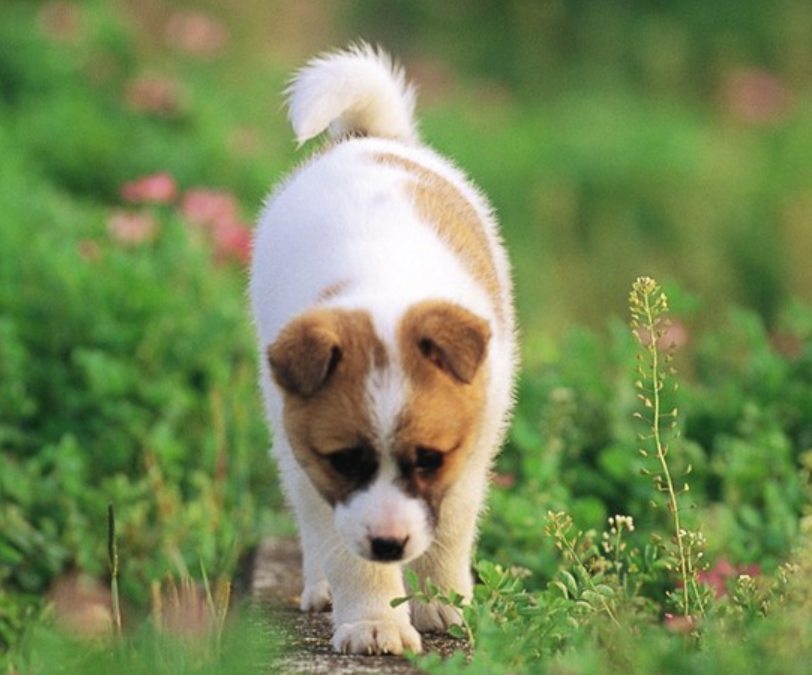
#> input picture OpenCV_Project/Opencv_Image_Processing/Img/1686798492231.jpg, 812 x 675 px
$ python Histogram.py
#> lines starting #> are read from the running program, lines starting #| are printed output that depends on the picture; after the words box and inside, x2 and y2 are one past the last pixel; in counts of white or black regions, pixels touching at a corner belong together
#!/user/bin/env python3
# -*- coding: utf-8 -*-
import numpy as np
import cv2
def threshold_two_peak(image):
    # 计算灰度直方图
    histogram = calcGrayHist(image)
    # 找到灰度直方图的最大峰值对应的灰度值
    maxLoc = np.where(histogram == np.max(histogram))
    firstPeak = maxLoc[0][0]
    # 寻找灰度直方图的第二个峰值对应的灰度值
    measureDists = np.zeros([256], np.float32)
    for k in range(256):
        measureDists[k] = pow(k - firstPeak, 2) * histogram[k]
    maxLoc2 = np.where(measureDists == np.max(measureDists))
    secondPeak = maxLoc2[0][0]
    # 找到两个峰值之间的最小值对应的灰度值，作为阈值
    thresh = 0
    if firstPeak > secondPeak:  # 第一个峰值在第二个峰值的右侧
        temp = histogram[int(secondPeak):int(firstPeak)]
        minLoc = np.where(temp == np.min(temp))
        thresh = secondPeak + minLoc[0][0] + 1
    else:  # 第一个峰值在第二个峰值的右侧
        temp = histogram[int(firstPeak):int(secondPeak)]
        minLoc = np.where(temp == np.min(temp))
        thresh = firstPeak + minLoc[0][0] + 1
    # 找到阈值后进行阈值处理，得到二值图
    threshImage = image.copy()
    threshImage[threshImage > thresh] = 255
    threshImage[threshImage <= thresh] = 0
    print(firstPeak, secondPeak, thresh)
    return thresh, threshImage


def calcGrayHist(I):
    # 计算灰度直方图
    h, w = I.shape[:2]
    grayHist = np.zeros([256], np.uint64)
    for i in range(h):
        for j in range(w):
            grayHist[I[i][j]] += 1
    return grayHist

I = cv2.imread('../Img/1686798492231.jpg')
#> I is the input picture: shape (675, 812, 3); mean B, G, R 85.3, 137.9, 118.6
thresh, threshImage = threshold_two_peak(I)
#> in threshold_two_peak, `histogram = calcGrayHist(image)`: histogram = 256 values, max 16516 at index 64, min 1 at index 2, mean 6370.1
#> in threshold_two_peak, `maxLoc = np.where(histogram == np.max(histogram))`: maxLoc = ([64],)
#> in threshold_two_peak, `firstPeak = maxLoc[0][0]`: firstPeak = 64
#> after the loop in threshold_two_peak, `for k in range(256):`: measureDists = 256 values, max 106901640 at index 250, min 0 at index 64, mean 32832224
#> in threshold_two_peak, `maxLoc2 = np.where(measureDists == np.max(measureDists))`: maxLoc2 = ([250],)
#> in threshold_two_peak, `secondPeak = maxLoc2[0][0]`: secondPeak = 250
#> in threshold_two_peak, `temp = histogram[int(firstPeak):int(secondPeak)]`: temp = 186 values, max 16516 at index 0, min 1968 at index 150, mean 7138.2
#> in threshold_two_peak, `minLoc = np.where(temp == np.min(temp))`: minLoc = ([150],)
#> in threshold_two_peak, `thresh = firstPeak + minLoc[0][0] + 1`: thresh = 215
#> in threshold_two_peak, `threshImage[threshImage > thresh] = 255`:
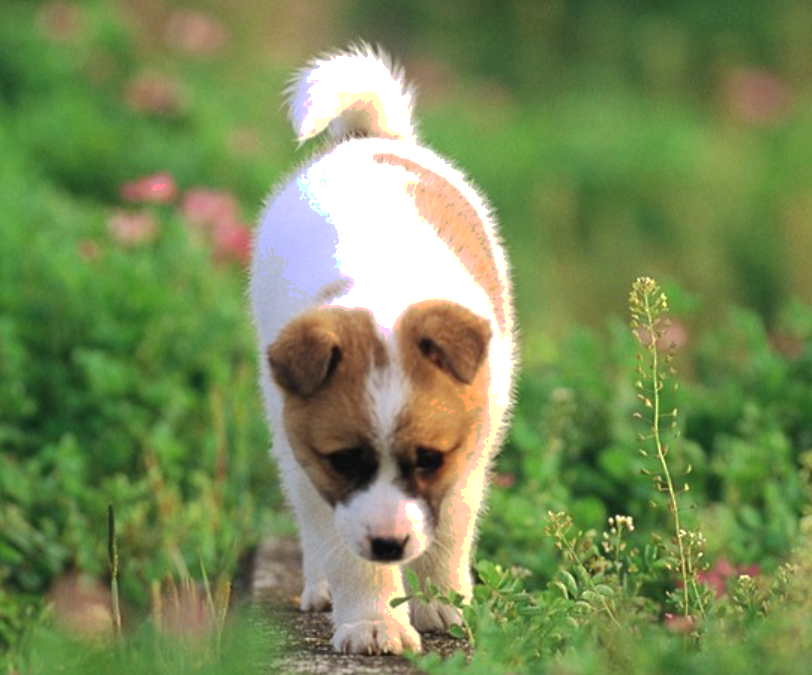
#> threshImage: shape (675, 812, 3); 9.36% of pixels changed, all inside (x1, y1, x2, y2) = (152, 48, 750, 651)
#> in threshold_two_peak, `threshImage[threshImage <= thresh] = 0`:
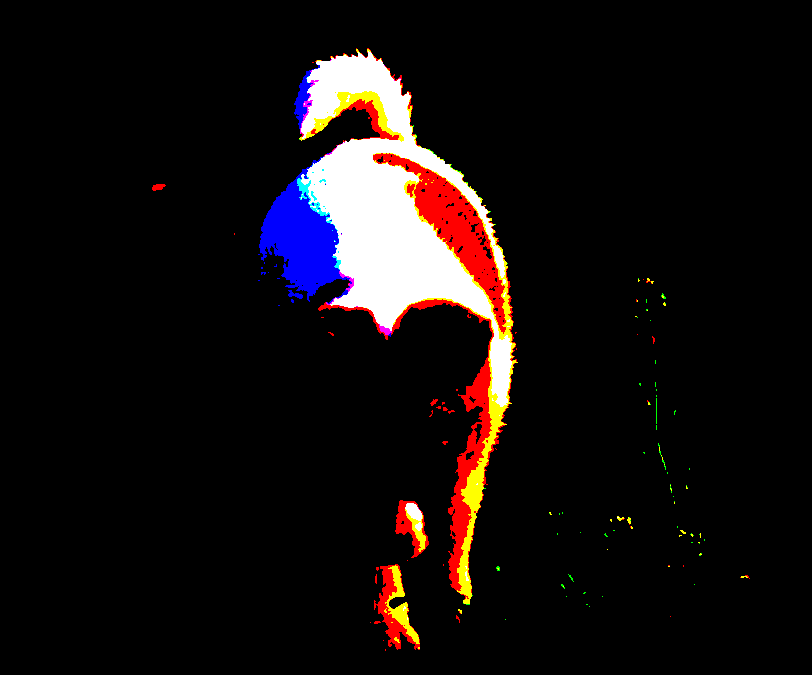
#> threshImage: shape (675, 812, 3); mean B, G, R 15.2, 15, 20.6
#| 64 250 215
#> thresh = 215
print(thresh)
#| 215
cv2.imshow('I',threshImage)
cv2.waitKey(0)
cv2.destroyAllWindows()

$ run again, with OpenCV_Project/Opencv_Image_Processing/Img/001.jpg copied over OpenCV_Project/Opencv_Image_Processing/Img/1686798492231.jpg
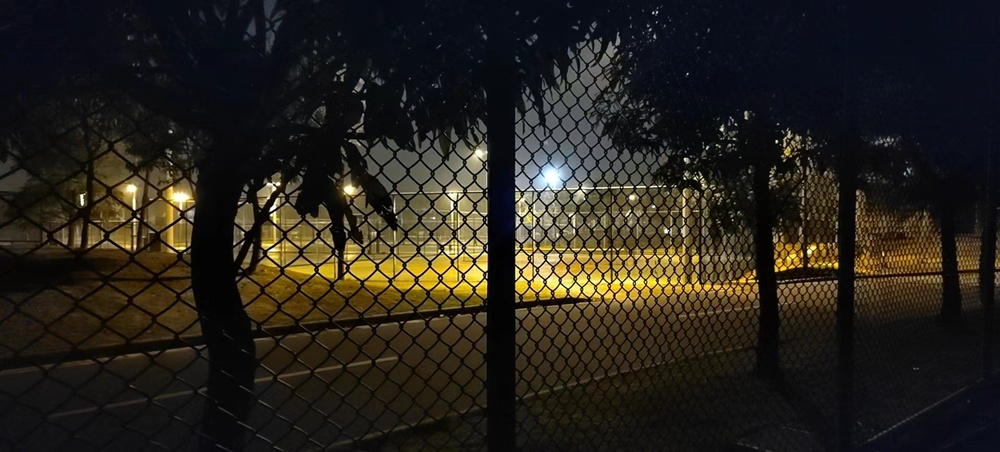
#> input picture OpenCV_Project/Opencv_Image_Processing/Img/001.jpg, 1000 x 452 px, shrunk from 1920 x 868 before the run
#> I is the input picture: shape (452, 1000, 3); mean B, G, R 27.2, 34.9, 39.1
#> histogram = 256 values, max 56595 at index 12, min 197 at index 244, mean 4772.2
#> maxLoc = ([12],)
#> firstPeak = 12
#> after the loop in threshold_two_peak, `for k in range(256):`: measureDists = 256 values, max 69795920 at index 255, min 0 at index 12, mean 11402087
#> maxLoc2 = ([255],)
#> secondPeak = 255
#> temp = 243 values, max 56595 at index 0, min 197 at index 232, mean 3807.6
#> minLoc = ([232, 236],)
#> in threshold_two_peak, `thresh = firstPeak + minLoc[0][0] + 1`: thresh = 245
#> in threshold_two_peak, `threshImage[threshImage <= thresh] = 0`:
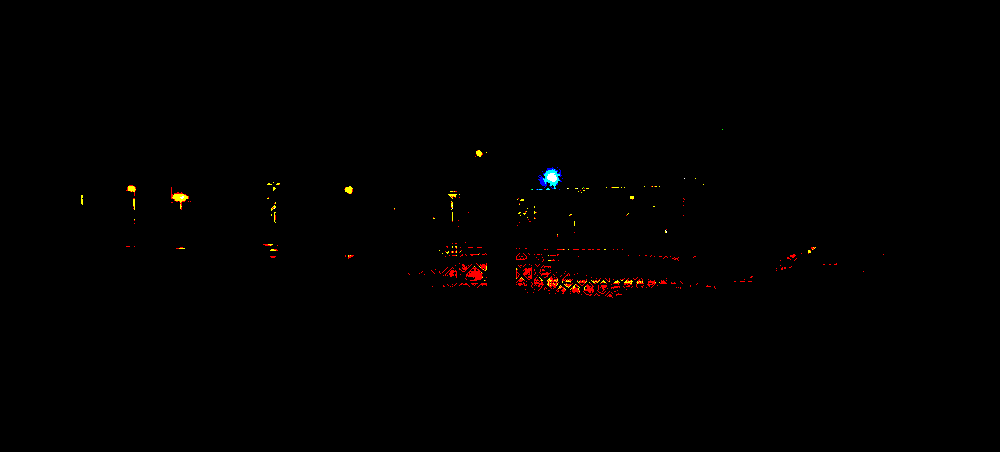
#> threshImage: shape (452, 1000, 3); mean B, G, R 0.2, 0.5, 1.3
#| 12 255 245
#| 245

$ run again, with OpenCV_Project/Opencv_Image_Processing/Img/1685795097211.jpg copied over OpenCV_Project/Opencv_Image_Processing/Img/1686798492231.jpg
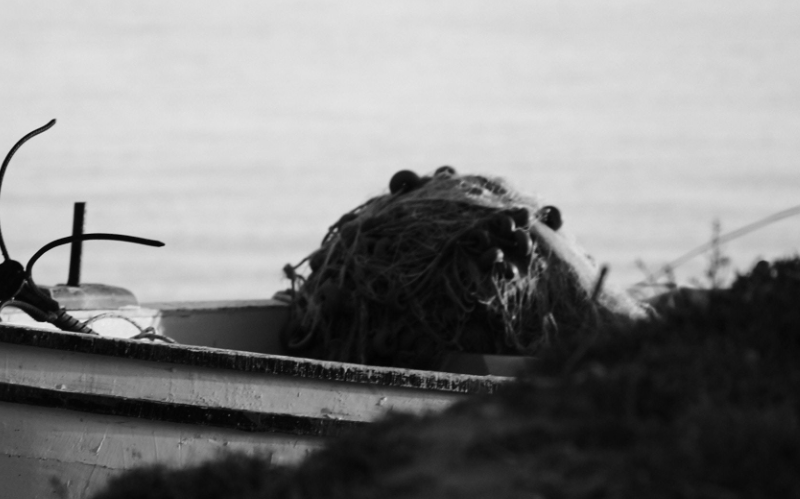
#> input picture OpenCV_Project/Opencv_Image_Processing/Img/1685795097211.jpg, 800 x 499 px
#> I is the input picture: shape (499, 800, 3); min 2, max 238, mean 131.3
#> histogram = 256 values, max 13531 at index 216, min 0 at index 0, mean 1559.4
#> maxLoc = ([216],)
#> firstPeak = 216
#> after the loop in threshold_two_peak, `for k in range(256):`: measureDists = 256 values, max 277160000 at index 16, min 0 at index 0, mean 23675020
#> maxLoc2 = ([16],)
#> secondPeak = 16
#> temp = 200 values, max 11420 at index 199, min 181 at index 149, mean 1279.8
#> minLoc = ([149],)
#> in threshold_two_peak, `thresh = secondPeak + minLoc[0][0] + 1`: thresh = 166
#> in threshold_two_peak, `threshImage[threshImage > thresh] = 255`:
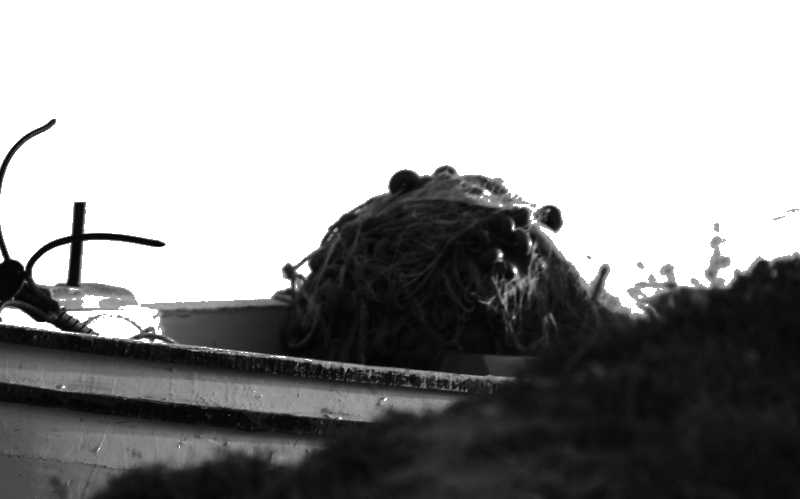
#> threshImage: shape (499, 800, 3); min 2, max 255, mean 152.3
#> in threshold_two_peak, `threshImage[threshImage <= thresh] = 0`:
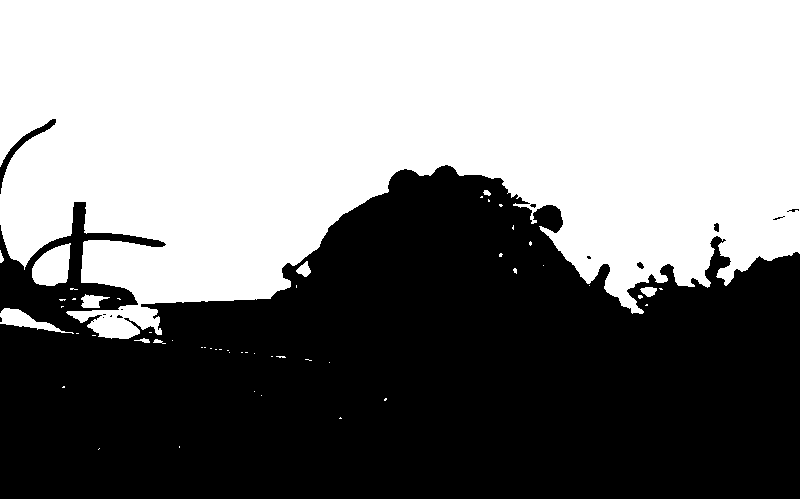
#> threshImage: shape (499, 800, 3); 51.2% white; 14 black regions (10 under 20 px), largest, box (x1, y1, x2, y2) and area: (0, 165, 800, 499) 194227, (0, 119, 56, 194) 498, (714, 223, 719, 232) 37, (637, 262, 644, 269) 32
#| 216 16 166
#| 166
